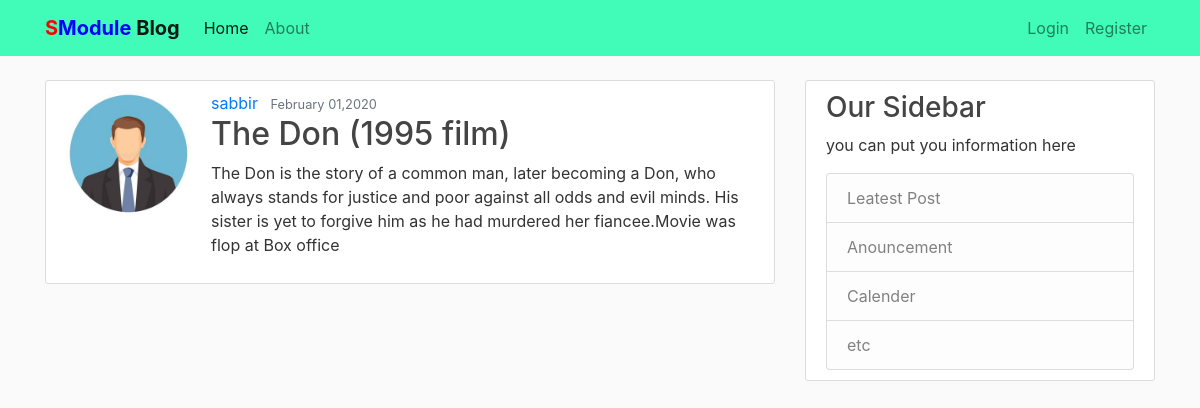
/post/27/, run on the app's committed database.
### blog/models.py (models this page shows, shortened)
class Posts(models.Model):
    title = models.CharField(max_length=100)
    content = models.TextField()
    date_posted = models.DateTimeField(default=timezone.now)
    author = models.ForeignKey(User, on_delete=models.CASCADE)

### users/models.py (models this page shows, shortened)
class Profile(models.Model):
    user = models.OneToOneField(User, on_delete=models.CASCADE)
    image = models.ImageField(default='demo.jpg', upload_to='profile_pics')

### blog/views.py (the view)
class PostDetailView(DetailView):
    model = Posts
    template_name = 'blog/post_detail.html'

### blog/templates/blog/post_detail.html (shortened to what this page needs)
{% extends "blog/base.html" %}
{% block content %}
      <article class="media content-section">
        <img class="rounded-circle account-img" src="{{ object.author.profile.image.url }}" alt="">
        <div class="media-body">
          <div class="article-metadata">
            <a href="#" class="mr-2">{{ object.author }}</a>
            <small class="text-muted">{{ object.date_posted|date:"F d,Y" }}</small>
          </div>
          <h2>{{ object.title }}</h2>
          <p class="article-content">{{ object.content }}</p>
        </div>
      </article>
{% endblock %}

### blog/static/blog/main.css (style rules this page uses)
body { background: #fafafa; color: #333333; }
h1, h2, h3, h4, h5, h6 { color: #444444; }
.content-section { background: #ffffff; padding: 10px 20px; border: 1px solid #dddddd; border-radius: 3px; margin-bottom: 20px; }
.account-img { height: 125px; weight: 125px; margin-right: 20px; margin-bottom: 16px; }

### data on the page
Posts: author.profile.image (picture), author "sabbir", date_posted "February 01,2020", title "The Don (1995 film)", content "The Don is the story of a common man, later becoming a Don, who always stands for justice and poor against all odds and evil minds. His sister is yet to forgive him as he had murdered her fiancee.Movie was flop at Box office"
